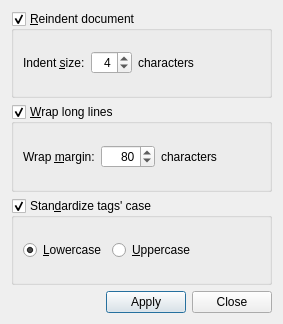
<ui version="4.0" >
 <class>ReformatDialog</class>
 <widget class="QDialog" name="ReformatDialog" >
  <property name="geometry" >
   <rect>
    <x>0</x>
    <y>0</y>
    <width>283</width>
    <height>324</height>
   </rect>
  </property>
  <property name="windowTitle" >
   <string>Reformat Text</string>
  </property>
  <layout class="QVBoxLayout" >
   <item>
    <widget class="QGroupBox" name="indentGroupBox" >
     <property name="title" >
      <string>&amp;Reindent document</string>
     </property>
     <property name="flat" >
      <bool>false</bool>
     </property>
     <property name="checkable" >
      <bool>true</bool>
     </property>
     <layout class="QHBoxLayout" >
      <item>
       <widget class="QLabel" name="indentSizeLabel" >
        <property name="text" >
         <string>Indent &amp;size:</string>
        </property>
        <property name="buddy" >
         <cstring>indentSizeSpinBox</cstring>
        </property>
       </widget>
      </item>
      <item>
       <widget class="QSpinBox" name="indentSizeSpinBox" >
        <property name="alignment" >
         <set>Qt::AlignRight|Qt::AlignTrailing|Qt::AlignVCenter</set>
        </property>
        <property name="value" >
         <number>4</number>
        </property>
       </widget>
      </item>
      <item>
       <widget class="QLabel" name="indentSizeUnitLabel" >
        <property name="text" >
         <string>characters</string>
        </property>
       </widget>
      </item>
      <item>
       <spacer>
        <property name="orientation" >
         <enum>Qt::Horizontal</enum>
        </property>
        <property name="sizeHint" >
         <size>
          <width>71</width>
          <height>20</height>
         </size>
        </property>
       </spacer>
      </item>
     </layout>
    </widget>
   </item>
   <item>
    <widget class="QGroupBox" name="wrapGroupBox" >
     <property name="title" >
      <string>&amp;Wrap long lines</string>
     </property>
     <property name="flat" >
      <bool>false</bool>
     </property>
     <property name="checkable" >
      <bool>true</bool>
     </property>
     <layout class="QHBoxLayout" >
      <item>
       <widget class="QLabel" name="wrapMarginLabel" >
        <property name="text" >
         <string>Wrap &amp;margin:</string>
        </property>
        <property name="buddy" >
         <cstring>wrapMarginSpinBox</cstring>
        </property>
       </widget>
      </item>
      <item>
       <widget class="QSpinBox" name="wrapMarginSpinBox" >
        <property name="alignment" >
         <set>Qt::AlignRight|Qt::AlignTrailing|Qt::AlignVCenter</set>
        </property>
        <property name="maximum" >
         <number>1000</number>
        </property>
        <property name="value" >
         <number>80</number>
        </property>
       </widget>
      </item>
      <item>
       <widget class="QLabel" name="wrapMarginUnitLabel" >
        <property name="text" >
         <string>characters</string>
        </property>
       </widget>
      </item>
      <item>
       <spacer>
        <property name="orientation" >
         <enum>Qt::Horizontal</enum>
        </property>
        <property name="sizeHint" >
         <size>
          <width>71</width>
          <height>20</height>
         </size>
        </property>
       </spacer>
      </item>
     </layout>
    </widget>
   </item>
   <item>
    <widget class="QGroupBox" name="caseGroupBox" >
     <property name="title" >
      <string>Stan&amp;dardize tags' case</string>
     </property>
     <property name="flat" >
      <bool>false</bool>
     </property>
     <property name="checkable" >
      <bool>true</bool>
     </property>
     <layout class="QHBoxLayout" >
      <item>
       <widget class="QRadioButton" name="lowercaseRadio" >
        <property name="text" >
         <string>&amp;Lowercase</string>
        </property>
        <property name="checked" >
         <bool>true</bool>
        </property>
       </widget>
      </item>
      <item>
       <widget class="QRadioButton" name="uppercaseRadio" >
        <property name="text" >
         <string>&amp;Uppercase</string>
        </property>
       </widget>
      </item>
      <item>
       <spacer>
        <property name="orientation" >
         <enum>Qt::Horizontal</enum>
        </property>
        <property name="sizeHint" >
         <size>
          <width>40</width>
          <height>20</height>
         </size>
        </property>
       </spacer>
      </item>
     </layout>
    </widget>
   </item>
   <item>
    <layout class="QHBoxLayout" >
     <item>
      <spacer>
       <property name="orientation" >
        <enum>Qt::Horizontal</enum>
       </property>
       <property name="sizeHint" >
        <size>
         <width>40</width>
         <height>20</height>
        </size>
       </property>
      </spacer>
     </item>
     <item>
      <widget class="QPushButton" name="applyButton" >
       <property name="text" >
        <string>Apply</string>
       </property>
      </widget>
     </item>
     <item>
      <widget class="QPushButton" name="closeButton" >
       <property name="text" >
        <string>Close</string>
       </property>
      </widget>
     </item>
    </layout>
   </item>
  </layout>
 </widget>
 <resources/>
 <connections/>
</ui>
